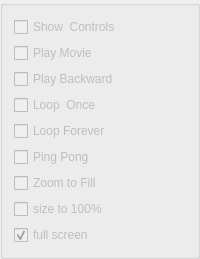
      <widget class="QGroupBox" name="groupBox_2">
       <property name="title">
        <string/>
       </property>
       <layout class="QVBoxLayout" name="verticalLayout_4">
        <item>
         <widget class="QCheckBox" name="showControlsCheckBox">
          <property name="enabled">
           <bool>false</bool>
          </property>
          <property name="toolTip">
           <string>Show the blockbuster control window.</string>
          </property>
          <property name="text">
           <string>Show  Controls</string>
          </property>
         </widget>
        </item>
        <item>
         <widget class="QCheckBox" name="playCheckBox">
          <property name="enabled">
           <bool>false</bool>
          </property>
          <property name="toolTip">
           <string>Play the movie after loading it.  </string>
          </property>
          <property name="text">
           <string>Play Movie</string>
          </property>
         </widget>
        </item>
        <item>
         <widget class="QCheckBox" name="backwardCheckBox">
          <property name="enabled">
           <bool>false</bool>
          </property>
          <property name="toolTip">
           <string>When playing, play backward.  Does not start the movie, just sets play direction</string>
          </property>
          <property name="text">
           <string>Play Backward</string>
          </property>
         </widget>
        </item>
        <item>
         <widget class="QCheckBox" name="loopOnceCheckBox">
          <property name="enabled">
           <bool>false</bool>
          </property>
          <property name="toolTip">
           <string>Play the movie twice.  </string>
          </property>
          <property name="text">
           <string>Loop  Once</string>
          </property>
          <property name="tristate">
           <bool>false</bool>
          </property>
         </widget>
        </item>
        <item>
         <widget class="QCheckBox" name="loopForeverCheckBox">
          <property name="enabled">
           <bool>false</bool>
          </property>
          <property name="toolTip">
           <string>If enabled, the movie will repeat in a loop forever</string>
          </property>
          <property name="text">
           <string>Loop Forever</string>
          </property>
         </widget>
        </item>
        <item>
         <widget class="QCheckBox" name="pingpongCheckBox">
          <property name="enabled">
           <bool>false</bool>
          </property>
          <property name="toolTip">
           <string>Movie plays forward to the end, then backward to beginning, then forward...</string>
          </property>
          <property name="text">
           <string>Ping Pong</string>
          </property>
         </widget>
        </item>
        <item>
         <widget class="QCheckBox" name="zoomToFillCheckBox">
          <property name="enabled">
           <bool>false</bool>
          </property>
          <property name="minimumSize">
           <size>
            <width>60</width>
            <height>0</height>
           </size>
          </property>
          <property name="text">
           <string>Zoom to Fill</string>
          </property>
         </widget>
        </item>
        <item>
         <widget class="QCheckBox" name="zoomOneCheckBox">
          <property name="enabled">
           <bool>false</bool>
          </property>
          <property name="text">
           <string>size to 100%</string>
          </property>
         </widget>
        </item>
        <item>
         <widget class="QCheckBox" name="fullScreenCheckBox">
          <property name="enabled">
           <bool>false</bool>
          </property>
          <property name="toolTip">
           <string>show movie in full-screen size</string>
          </property>
          <property name="text">
           <string>full screen</string>
          </property>
          <property name="checked">
           <bool>true</bool>
          </property>
         </widget>
        </item>
       </layout>
      </widget>
